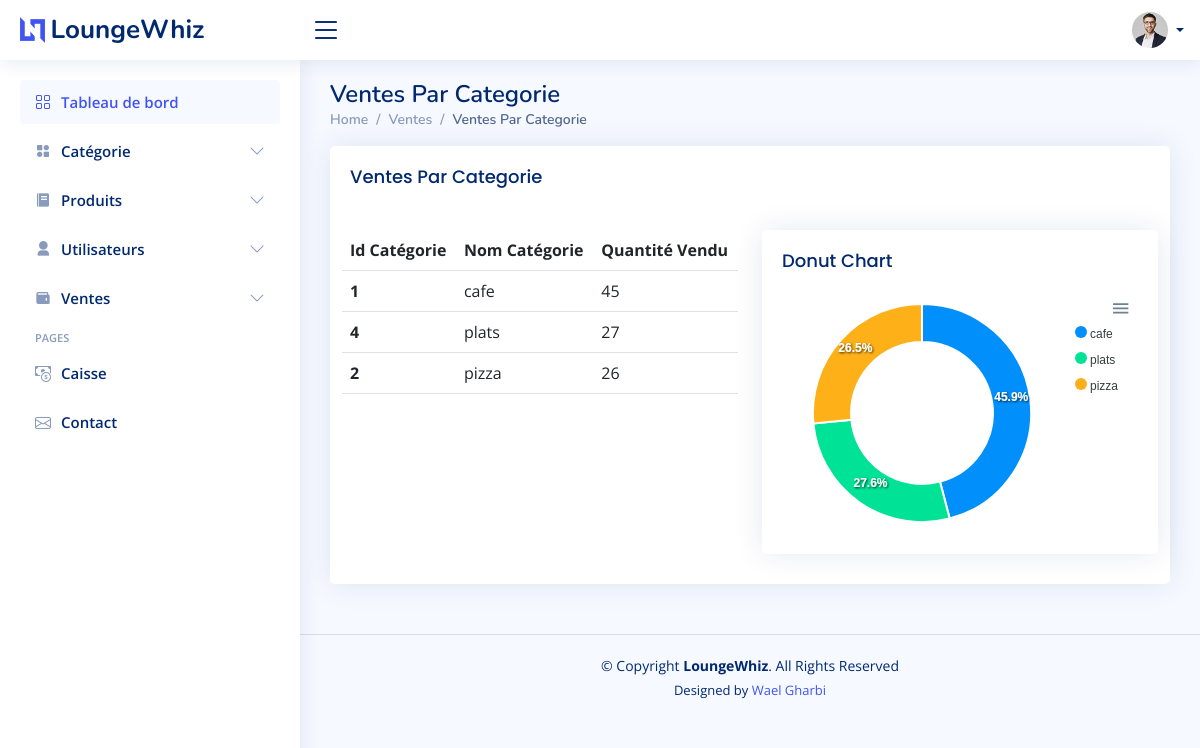
The app's page /salesC.php with its own data.
### tables this page shows
CREATE TABLE `categorie` (
  `id_cat` int(3) NOT NULL,
  `nom_cat` varchar(20) NOT NULL
);

### salesC.php (the view, shortened to what this page needs)
<?php
include_once('assets/php/db_connect.php');
?>
<!DOCTYPE html>
<html lang="en">
<head>
  <link href="assets/vendor/bootstrap/css/bootstrap.min.css" rel="stylesheet">
  <link href="assets/vendor/bootstrap-icons/bootstrap-icons.css" rel="stylesheet">
  <link href="assets/vendor/boxicons/css/boxicons.min.css" rel="stylesheet">
  <link href="assets/vendor/quill/quill.snow.css" rel="stylesheet">
  <link href="assets/vendor/quill/quill.bubble.css" rel="stylesheet">
  <link href="assets/vendor/remixicon/remixicon.css" rel="stylesheet">
  <link href="assets/vendor/simple-datatables/style.css" rel="stylesheet">
  <link href="assets/css/style.css" rel="stylesheet">
</head>
<body>
  <?php
  include('assets/php/header.php');
  include('assets/php/side.php');
  ?>
  <main id="main" class="main">
    <div class="pagetitle">
      <h1>Ventes Par Categorie</h1>
      <nav>
        <ol class="breadcrumb">
          <li class="breadcrumb-item"><a href="admin_index.php">Home</a></li>
          <li class="breadcrumb-item">Ventes</li>
          <li class="breadcrumb-item active">Ventes Par Categorie</li>
        </ol>
      </nav>
    </div>
    <section class="section">
      <div class="row">
        <div class="col-lg-12">
          <div class="card">
            <div class="card-body">
              <h5 class="card-title">Ventes Par Categorie</h5>
            </div>
            <div class="container">
              <div class="row">
                <div class="col-lg-6">
                  <table class="table table-hover">
                    <thead>
                      <tr>
                        <th scope="col">Id Catégorie</th>
                        <th scope="col">Nom Catégorie</th>
                        <th scope="col">Quantité Vendu</th>
                      </tr>
                    </thead>
                    <tbody>
                      <?php
                      $req02 = "SELECT c.id_cat, c.nom_cat, SUM(pc.qte) AS total_qte FROM produit_commande pc INNER JOIN produit p ON pc.id_p = p.Id_p INNER JOIN categorie c ON p.nom_cat = c.nom_cat GROUP BY c.nom_cat ORDER BY SUM(pc.qte) DESC";
                      $query02 = @mysqli_query($connect, $req02);
                      while ($res02 = @mysqli_fetch_assoc($query02)) { ?>
                        <tr>
                          <th scope="row"><?php echo $res02['id_cat'] ?></th>
                          <td><?php echo $res02['nom_cat'] ?></td>
                          <td><?php echo $res02['total_qte'] ?></td>
                        </tr>
                      <?php }
                      ?>
                    </tbody>
                  </table>
                </div>
                <div class="col-lg-6">
                  <div class="card">
                    <div class="card-body">
                      <h5 class="card-title">Donut Chart</h5>
                      <div id="donutChart"></div>
                    </div>
                  </div>
                </div>
              </div>
            </div>
          </div>
        </div>
      </div>
    </section>
  </main>
  <?php
  include('assets/php/footer.php');
  ?>
</body>
</html>

### assets/css/style.css (style rules this page uses)
:root { scroll-behavior: smooth; }
body { font-family: "Open Sans", sans-serif; background: #f6f9ff; color: #444444; }
a { color: #4154f1; text-decoration: none; }
h1, h2, h3, h4, h5, h6 { font-family: "Nunito", sans-serif; }
#main { margin-top: 60px; padding: 20px 30px; transition: all 0.3s; }
.pagetitle { margin-bottom: 10px; }
.pagetitle h1 { font-size: 24px; margin-bottom: 0; font-weight: 600; color: #012970; }
.card { margin-bottom: 30px; border: none; border-radius: 5px; box-shadow: 0px 0 30px rgba(1, 41, 112, 0.1); }
.card-title { padding: 20px 0 15px 0; font-size: 18px; font-weight: 500; color: #012970; font-family: "Poppins", sans-serif; }
.card-body { padding: 0 20px 20px 20px; }
.breadcrumb { font-size: 14px; font-family: "Nunito", sans-serif; color: #899bbd; font-weight: 600; }
.breadcrumb a { color: #899bbd; transition: 0.3s; }
.breadcrumb .breadcrumb-item::before { color: #899bbd; }
.breadcrumb .active { color: #51678f; font-weight: 600; }
@media (min-width: 1200px) { #main, #footer { margin-left: 300px; } }

### records on screen
categorie: id_cat "1", nom_cat "cafe", total_qte "45"
categorie: id_cat "4", nom_cat "plats", total_qte "27"
categorie: id_cat "2", nom_cat "pizza", total_qte "26"
